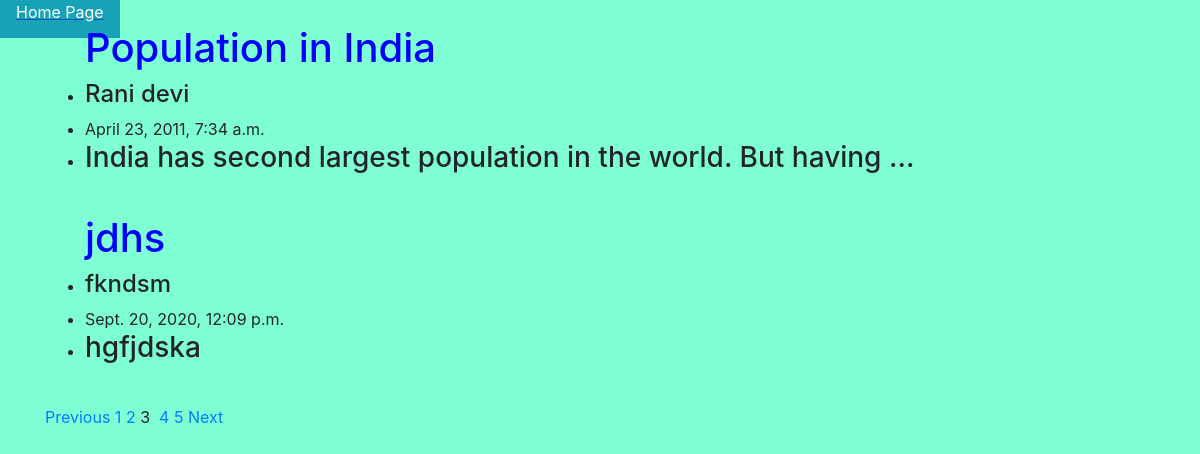
Screenshot of /blogView/?page=3 with the database file from the repository.
### bloggapp/models.py (models this page shows, shortened)
class Blog(models.Model):
    title=models.CharField(max_length=200, unique=True)
    slug=models.SlugField(max_length=200, unique=True)
    description=models.TextField()
    name=models.CharField(max_length=30)
    created_on=models.DateTimeField('%Y-%m-%d %H:%M')
    def get_absolute_url(self):
        return reverse('blog',kwargs={'slug':self.slug})

### bloggapp/views.py (the view)
# urls.py: path('blogView/',views.blogView, name="blogView"),
def blogView(request):
    blog=Blog.objects.all()
    p=Paginator(blog,2)
    page_number=request.GET.get('page')
    blog_obj=p.get_page(page_number)
    return render(request,"bloghome.html",{"blog_obj":blog_obj})

### templates/bloghome.html
{% extends "base.html" %}
{% block content %}
<div class="header--buttons">
    <a href="/home"><span class="p-3 mb-2 bg-info text-white">Home Page</span></a>
</div>
<div class="container" align="left">
    {% for i in blog_obj %}
    <ul>
        <h1><a href="{{i.get_absolute_url}}" style="color:blue; text-decoration: none;">{{i.title}}</a></h1>
        <li><h4>{{i.name}}</h4></li>
        <li>{{i.created_on}}</li>
        <li><h3>{{i.description | truncatewords:10}}</h3></li>
    </ul><br>
    {% endfor %}
    <nav >
        {% if blog_obj.has_other_pages %}
        <ul class="pagination">
          {% if blog_obj.has_previous %}
            <li><a href="?page={{ blog_obj.previous_page_number }}">Previous&nbsp;</a></li>
          {% else %}
            <li class="disabled"><span>&laquo;</span></li>
          {% endif %}
          {% for i in blog_obj.paginator.page_range %}
            {% if blog_obj.number == i %}
              <li class="active"><span>{{ i }} &nbsp; <span class="sr-only">(current)</span></span></li>
            {% else %}
              <li><a href="?page={{ i }}">{{ i }}&nbsp;</a></li>
            {% endif %}
          {% endfor %}
          {% if blog_obj.has_next %}
            <li><a href="?page={{ blog_obj.next_page_number }}">Next</a></li>
          {% else %}
            <li class="disabled"><span>&raquo;</span></li>
          {% endif %}
        </ul>
      {% endif %}
    </nav>
{% endblock %}

### static/css/blog.css (style rules this page uses)
body { background-color: aquamarine; }
h3 { outline-color: red; }

### rows the page displays
Blog: title "Population in India", name "Rani devi", created_on "April 23, 2011, 7:34 a.m.", description "India has second largest population in the world. But having …"
Blog: title "jdhs", name "fkndsm", created_on "Sept. 20, 2020, 12:09 p.m.", description "hgfjdska"

### other values shown
{{ i }} "1" "2" "4" "5"
{{ i }} "3"
